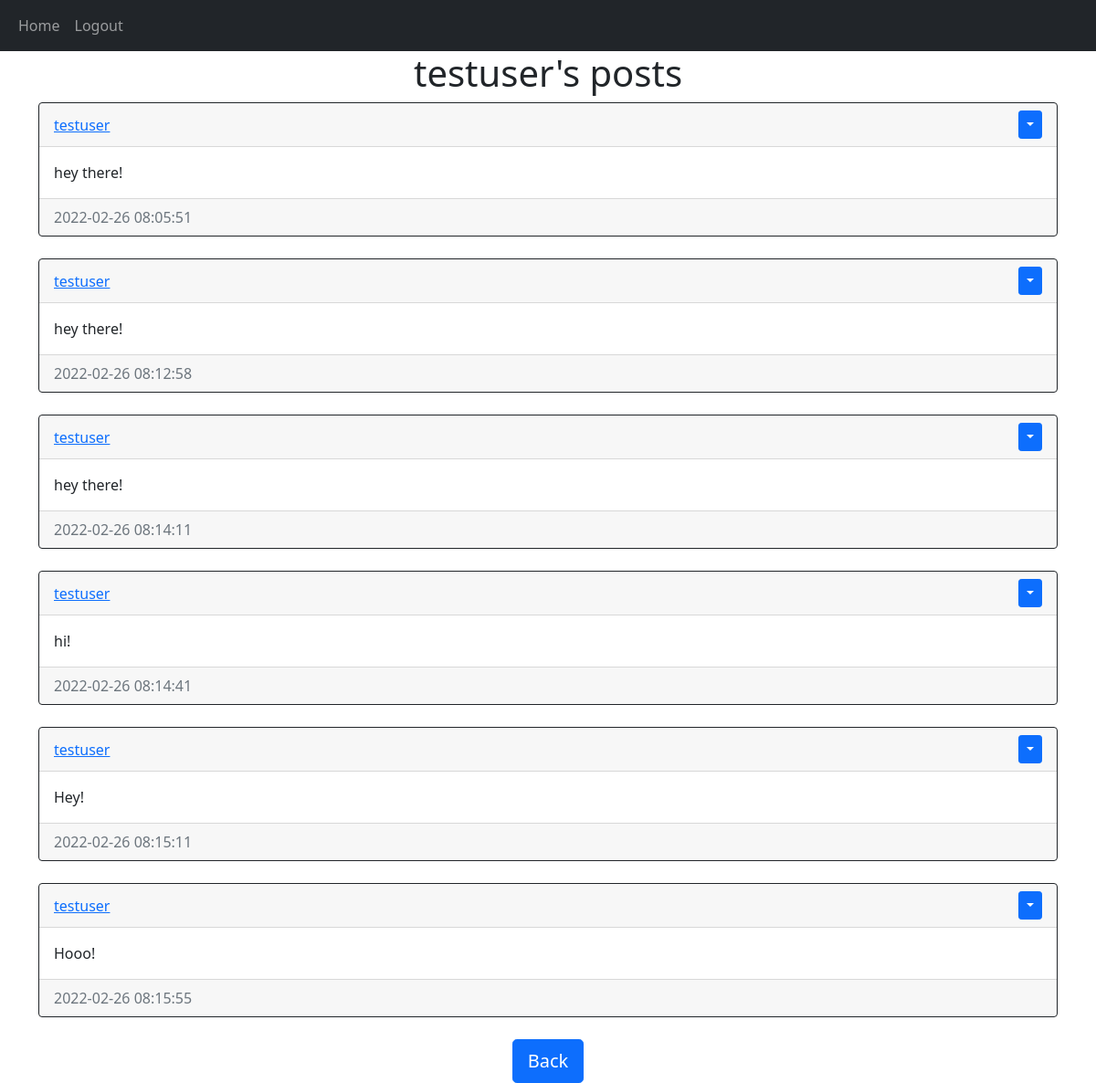
The app's page /posts/testuser (signed in), older data.
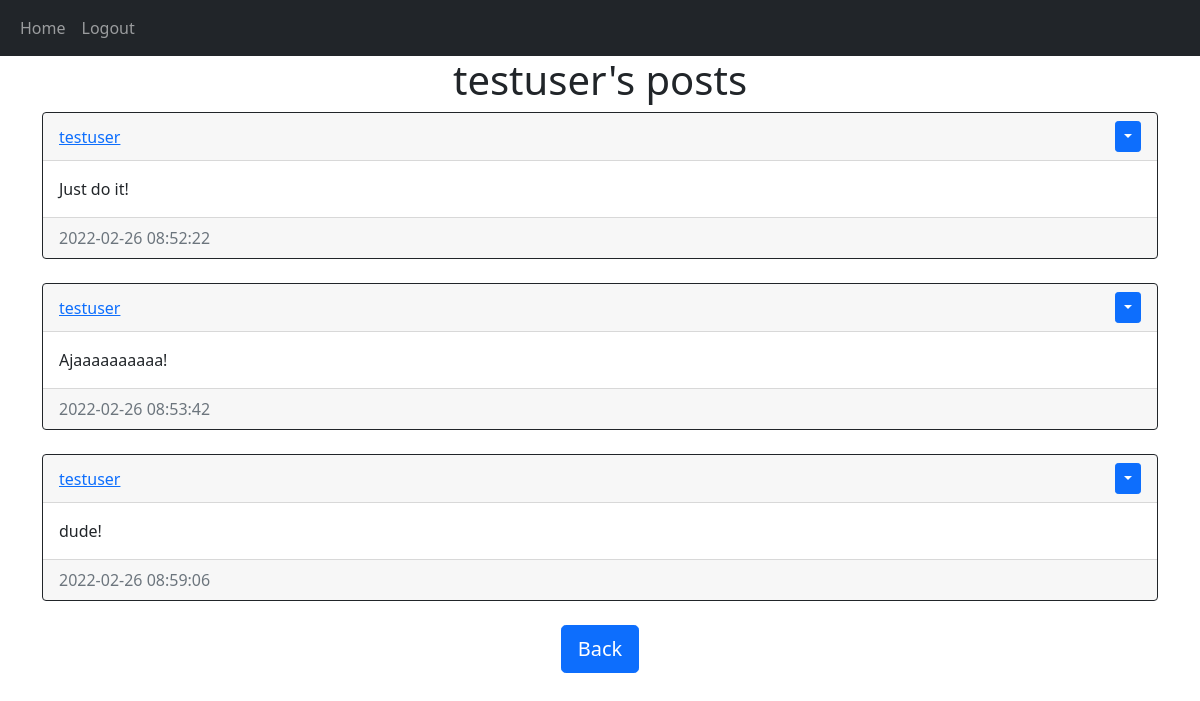
The same page, newer data.
### website/models.py (models this page shows)
class User(db.Model, UserMixin):
    id = db.Column(db.Integer, primary_key=True)
    email = db.Column(db.String(150), unique=True)
    username = db.Column(db.String(150), unique=True)
    password = db.Column(db.String(150))
    date_created = db.Column(db.DateTime(timezone=True), default=func.now())
    posts = db.relationship('Post', backref='user', passive_deletes=True)

class Post(db.Model):
    id = db.Column(db.Integer, primary_key=True)
    text = db.Column(db.Text, nullable=False)
    date_created = db.Column(db.DateTime(timezone=True), default=func.now())
    author = db.Column(db.Integer, db.ForeignKey(
        'user.id', ondelete="CASCADE"), nullable=False)

### website/views.py (the view)
@views.route("/posts/<username>")
@login_required
def posts(username):
    user = User.query.filter_by(username=username).first()
    if not user:
        flash('No user with that username exists.', category='error')
        return redirect(url_for('views.home'))
    posts = Post.query.filter_by(author=user.id).all()
    return render_template("posts.html", user=current_user, posts=posts, username=username)

### website/__init__.py (called while the page is built)
def create_app():
    app = Flask(__name__)
    app.config['SECRET_KEY'] = "helloworld"
    app.config['SQLALCHEMY_DATABASE_URI'] = f'sqlite:///{DB_NAME}'
    db.init_app(app)
    from .views import views
    from .auth import auth
    app.register_blueprint(views, url_prefix="/")
    app.register_blueprint(auth, url_prefix="/")
    from .models import User, Post
    create_database(app)
    login_manager = LoginManager()
    login_manager.login_view = "auth.login"
    login_manager.init_app(app)
    @login_manager.user_loader
    def load_user(id):
        return User.query.get(int(id))
    return app

### website/templates/posts.html
{% extends "posts_div.html" %} {% block title %}{{username}}'s Posts{% endblock%}
{% block header %} {{username}}'s posts {% endblock %}
{% block footer %}
    <div align="center">
      <a href="/home"><button type="button" class="btn btn-primary btn-lg">Back</button></a>
    </div>
{% endblock %}

### website/templates/posts_div.html (shortened to what this page needs)
{% extends "base.html" %} {% block title %}Home{% endblock %}
{% block content%}
    <h1 align="center">{% block header %}Posts{% endblock %}</h1>
    <div id="posts">
      {% for post in posts %}
      <div class="card border-dark">
        <div class="card-header d-flex justify-content-between align-items-center">
          <a href="/posts/{{post.user.username}}">{{post.user.username}}</a>
          {% if user.id == post.author %}
          <div class="btn-group">
            <button type="button" class="btn btn-sm btn-primary dropdown-toggle" data-bs-toggle="dropdown"></button>
          </div>
          {% endif %}
        </div>
        <div class="card-body">
          <div class="card-text">{{post.text}}</div>
        </div>
        <div class="card-footer text-muted">{{post.date_created}}</div>
      </div>
      <br>
      {% endfor %}
    </div>
    {% block footer %}{% endblock %}
    {% endblock %}

### website/templates/base.html (shortened to what this page needs)
<!DOCTYPE html>
<html lang="en">
  <head>
    <link
      href="https://cdn.jsdelivr.net/npm/bootstrap@5.0.2/dist/css/bootstrap.min.css"
      rel="stylesheet"
    />
  </head>
  <body>
    <nav class="navbar navbar-expand-lg navbar-dark bg-dark">
      <div class="container-fluid">
        <div class="collapse navbar-collapse" id="navbar">
          <div class="navbar-nav">
            <a class="nav-item nav-link" href="/home">Home</a>
            {% if user.is_authenticated %}
            <a class="nav-item nav-link" href="/logout">Logout</a>
            {% else %}
            <a class="nav-item nav-link" href="/login">Login</a>
            <a class="nav-item nav-link" href="/sign-up">Sign Up</a>
            {% endif %}
          </div>
        </div>
      </div>
    </nav>
    <div class="container">{% block content %}{% endblock %}</div>
  </body>
</html>

Row changes from the older to the newer data that the page shows:
removed Post: user.username "testuser", text "hey there!", date_created "2022-02-26 08:05:51"
no longer on this page (row edited): Post: user.username "testuser", text "hey there!", date_created "2022-02-26 08:14:11"
no longer on this page (row edited): Post: user.username "testuser", text "hi!", date_created "2022-02-26 08:14:41"
changed Post: text "hey there!" → "Just do it!"; date_created "2022-02-26 08:12:58" → "2022-02-26 08:52:22"
changed Post: text "Hey!" → "Ajaaaaaaaaaa!"; date_created "2022-02-26 08:15:11" → "2022-02-26 08:53:42"
changed Post: text "Hooo!" → "dude!"; date_created "2022-02-26 08:15:55" → "2022-02-26 08:59:06"
